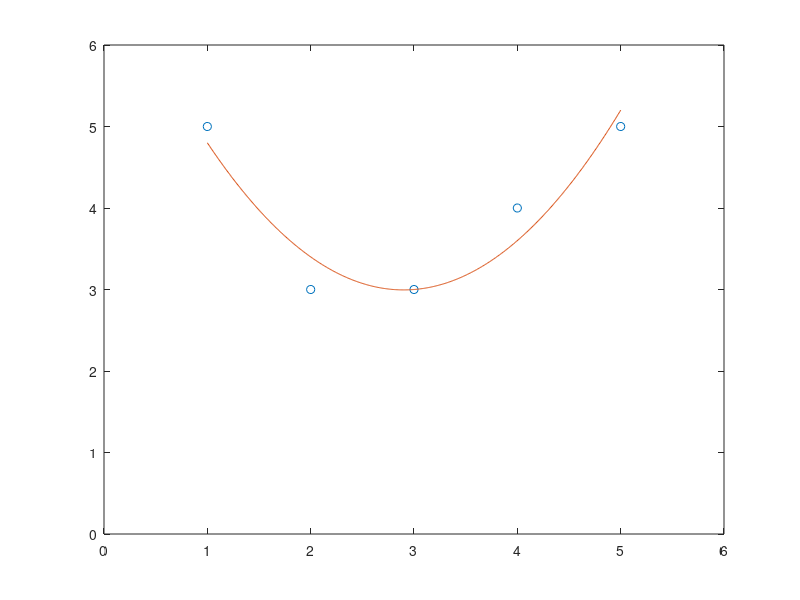

This chart was generated by the following MATLAB code:
%% Problem 3
a = [1 2 0 1]';
P = a*(a'*a)^(-1)*a';
Q = diag(ones(4,1))-P
%% Problem 4
a1=[1 1 1 0]';a2=[0 1 2 3]';
B=[a1 a2];
P=B*(B'*B)^(-1)*B'
%% Problem 5
x = [1 2 3 4 5]';
y = [5 3 3 4 5]';
A = [x.^2 x ones(5,1)];
a = (A'*A)\(A'*y);
plot(x,y,'o')
hold on
xaxis = linspace(1,5,500);
plot(xaxis, a(1)*xaxis.^2+a(2)*xaxis+a(3))
axis([0,6,0,6])
